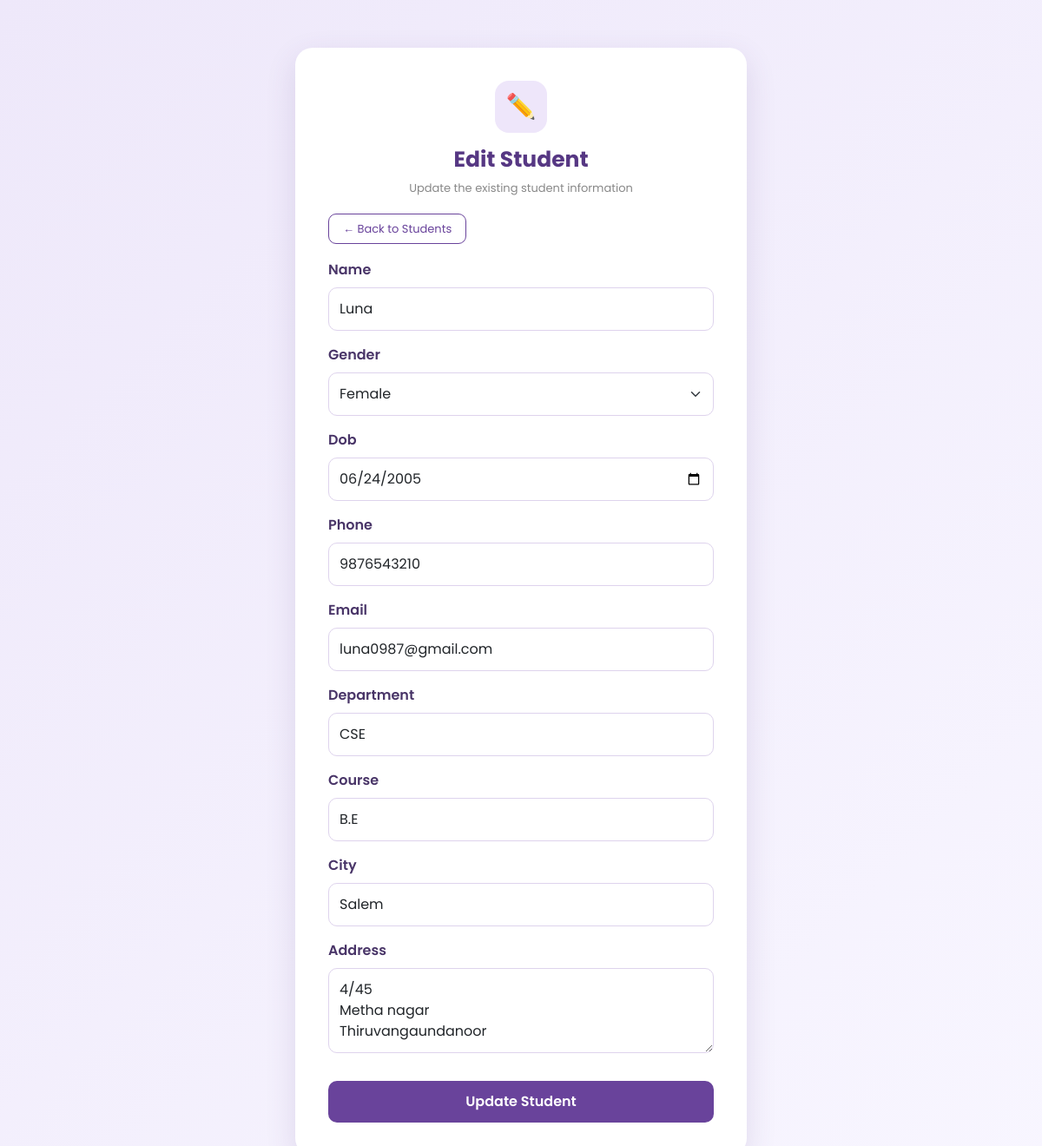
The app's page /edit/1/, older data.
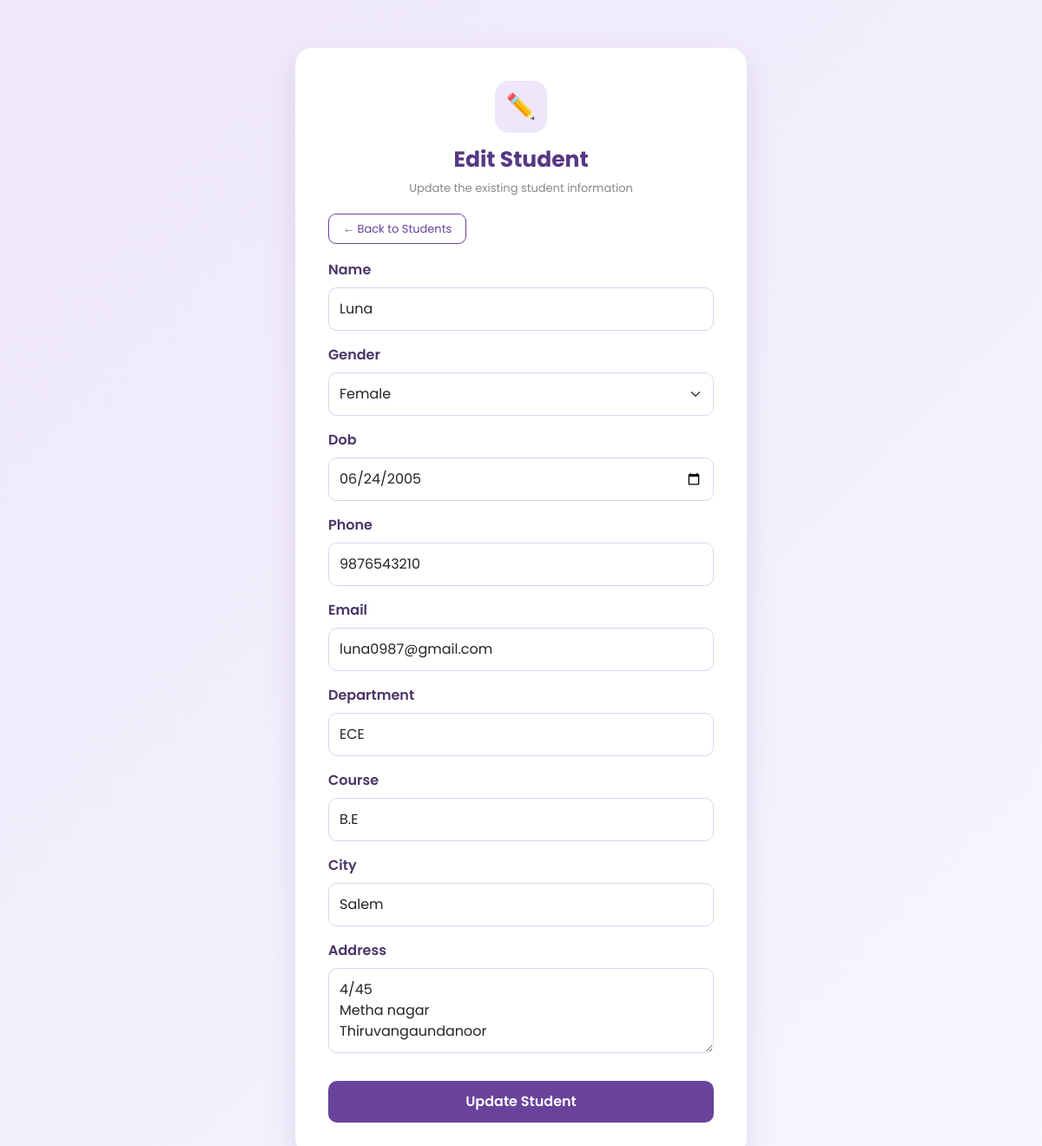
The same page, newer data.
### dj_app/models.py (models this page shows, shortened)
class StudentData(models.Model):
    GENDER_CHOICES = [
        ('Male', 'Male'),
        ('Female', 'Female'),
        ('Other', 'Other'),
    ]
    id = models.AutoField(primary_key=True)
    name = models.CharField(max_length=100)
    gender = models.CharField(
        max_length=10,
        choices=GENDER_CHOICES,
        blank=True
    )
    dob = models.DateField(null=True, blank=True)
    phone = models.CharField(max_length=15)
    email = models.EmailField()
    city = models.CharField(max_length=50)
    address = models.TextField(blank=True)
    department = models.CharField(max_length=100)
    course = models.CharField(max_length=100, blank=True)

### dj_app/views.py (the view)
# urls.py: path('edit/<int:id>/',EditStudent,name="editstudent"),
def EditStudent(request, id):
    student = get_object_or_404(StudentData, id=id)
    if request.method == "POST":
        editForm = StudentForm(request.POST, instance=student)
        if editForm.is_valid():
            editForm.save()
            return redirect("allstudents")
    else:
        editForm = StudentForm(instance=student)
    return render(request, "editstudent.html", {
        "editForm": editForm
    })

### dj_app/templates/editstudent.html (shortened to what this page needs)
<!DOCTYPE html>
<html lang="en">
<head>
    {% load django_bootstrap5 %}
    {% bootstrap_css %}
</head>
<body>
<div class="container">
    <div class="form-box">
        <div class="icon-box mb-3">✏️</div>
        <h1 class="text-center">Edit Student</h1>
        <p class="subtitle text-center mb-4">
            Update the existing student information
        </p>
        <div class="mb-4">
            <a href="{% url 'allstudents' %}" class="btn-back">
                ← Back to Students
            </a>
        </div>
        <form method="POST">
            {% bootstrap_form editForm %}
            <button type="submit" class="btn btn-purple w-100 mt-3">
                Update Student
            </button>
        </form>
    </div>
</div>
</body>
</html>

### dj_app/templates/editstudent.html (style rules this page uses)
body { background: linear-gradient(135deg, #eee8fa, #f8f6ff); font-family: 'Poppins', sans-serif; min-height: 100vh; }
.form-box { max-width: 520px; margin: 55px auto; background: white; padding: 38px; border-radius: 20px; box-shadow: 0 12px 35px rgba(86, 55, 131, 0.14); }
.icon-box { width: 60px; height: 60px; background: #eee6fa; color: #69439b; border-radius: 16px; display: flex; align-items: center; justify-content: center; font-size: 28px; margin: auto; }
h1 { color: #563783; font-size: 25px; font-weight: 700; }
.subtitle { color: #888; font-size: 13px; }
.form-label { color: #493568; font-weight: 600; }
.form-control, .form-select { border: 1px solid #ded3ed; border-radius: 10px; padding: 12px; }
.btn-purple { background: #69439b; color: white; border: none; border-radius: 10px; padding: 12px; font-weight: 600; transition: .3s; }
.btn-back { color: #69439b; border: 1px solid #69439b; border-radius: 9px; padding: 7px 16px; text-decoration: none; font-size: 13px; }

Row changes from the older to the newer data that the page shows:
changed StudentData "Luna": department "CSE" → "ECE"
